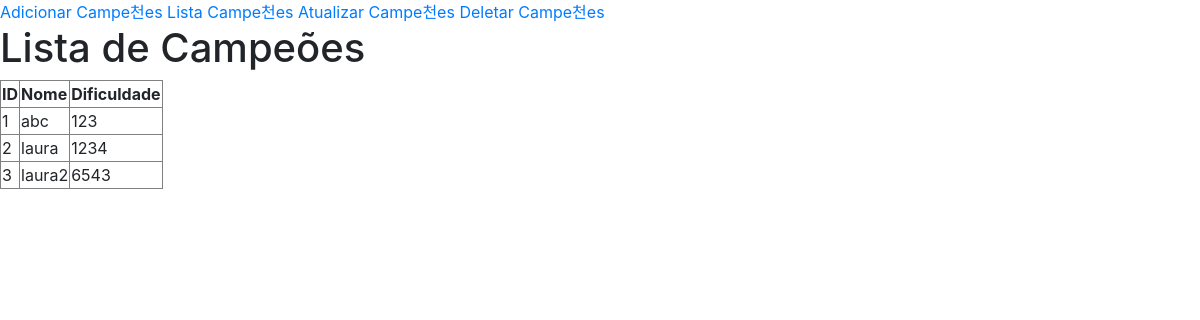
Page /ver-campeoes on the earlier database version.
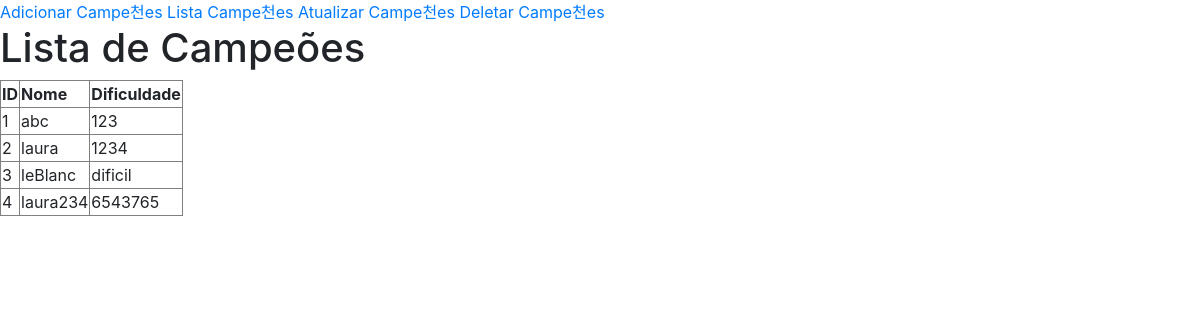
Same page on the later database version.
### TrabalhoFinal/model/campeoes.py (models this page shows, shortened)
class Campeao(db.Model):
    __tablename__ = 'campeoes'
    id_campeao = db.Column(db.Integer, primary_key=True)
    nome = db.Column(db.String(100), nullable=False)
    dificuldade = db.Column( db.String(50), unique=True, nullable=False)

### TrabalhoFinal/controller/campeoes.py (the view)
@campeoesController.route('/ver-campeoes', methods=['GET'])
def ver_campeoes():
    campeoes = campeoes_repository.get_all_campeoes()
    return render_template('/campeao/get_all_campeao.html', campeoes=campeoes)

### TrabalhoFinal/DAO/campeoes.py (called while the page is built)
    @staticmethod
    def get_all_campeoes():
        return Campeao.query.all()

### TrabalhoFinal/repository/campeaoRepository.py (called while the page is built)
    def get_all_campeoes(self):
        print("passou pelo repository")
        return self.campeaoDAO.get_all_campeoes()#pega a função do DAO

### TrabalhoFinal/templates/campeao/get_all_campeao.html (shortened to what this page needs)
<!DOCTYPE html>
<html lang="pt-br">
<head>
    <link rel="stylesheet" href="{{url_for('static', filename='css/bootstrap.min.css')}}">
</head>
<body>
<header>
    <a href="/add_campeao">Adicionar Campe천es</a>
    <a href="/ver-campeoes">Lista Campe천es</a>
    <a href="/update_campeao">Atualizar Campe천es</a>
    <a href="/delete_campeao">Deletar Campe천es</a>
</header>
    <h1>Lista de Campeões</h1>
    <table border="1">
        <thead>
            <tr>
                <th>ID</th>
                <th>Nome</th>
                <th>Dificuldade</th>
            </tr>
        </thead>
        <tbody>
            {% for campeao in campeoes %}
            <tr>
                <td>{{ campeao.id_campeao }}</td>
                <td>{{ campeao.nome }}</td>
                <td>{{ campeao.dificuldade }}</td>
            </tr>
            {% endfor %}
        </tbody>
    </table>
</body>
</html>

Differences in the rows shown:
changed Campeao id 3: nome "laura2" → "leBlanc"; dificuldade "6543" → "dificil"
added Campeao: id_campeao "4", nome "laura234", dificuldade "6543765"
